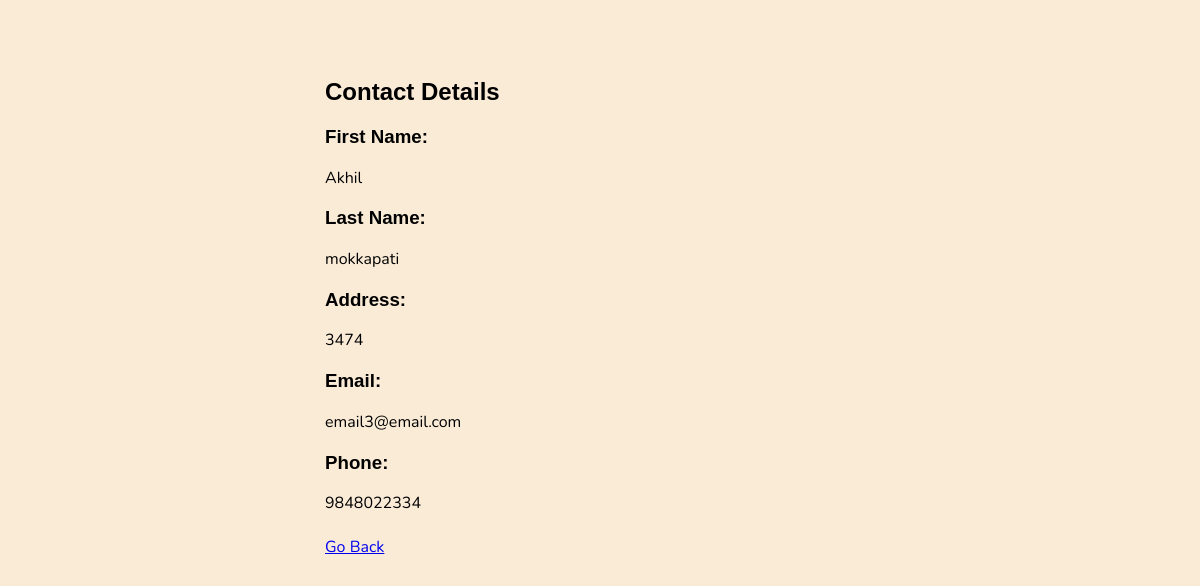
The page /contact/7/ (signed in) on the database its author committed.
### main/models.py (models this page shows, shortened)
class Contact(models.Model):
    user = models.ForeignKey(User, on_delete=models.CASCADE, null=True, blank=True)
    first_name = models.CharField(max_length=20, verbose_name="First Name")
    last_name = models.CharField(max_length=30, verbose_name="Last Name")
    address = models.CharField(max_length=255, verbose_name="Address", blank=True)
    email = models.EmailField(max_length=50, verbose_name="Email", blank=True)
    phone_regex = RegexValidator(regex=r'^\+?1?\d{9,15}$', message="Correct format: '+999999999'. Up to 15 digits allowed.")
    phone = models.CharField(validators=[phone_regex], max_length=17, blank=True, verbose_name="Phone Number") # validators should be a list
    date = models.DateTimeField(auto_now_add=True, verbose_name='Created Date')
    class Meta:
        ordering = ['first_name']

### main/views.py (the view)
# urls.py: path('contact/<int:pk>/', ContactDetail.as_view(), name='contact'),
class ContactDetail(LoginRequiredMixin, DetailView):
    model = Contact
    context_object_name = 'contact'
    template_name = 'main/detail.html'

### main/templates/main/detail.html
{% extends 'main/main.html' %}
{% block content %}
<h2>Contact Details</h2>
<h3> First Name: </h3> <div class="new-font">{{contact.first_name}}</div>
<h3> Last Name: </h3> <div class="new-font">{{contact.last_name}}</div>
<h3> Address: </h3> <div class="new-font">{{contact.address}}</div>
<h3> Email: </h3> <div class="new-font">{{contact.email}}</div>
<h3> Phone: </h3> <div class="new-font">{{contact.phone}}</div>
<br>
<a href="{% url 'contacts' %}">Go Back</a>
{% endblock content %}

### main/templates/main/main.html (style rules this page uses)
body { background-color: antiquewhite; font-family: 'Nunito', sans-serif; padding-top: 50px; }
h1, h2, h3, h4, h5, h6 { font-family: 'Raleway', sans-serif; }

### rows shown on the page
Contact: first_name "Akhil", last_name "mokkapati", address "3474", email "email3@email.com", phone "9848022334"
